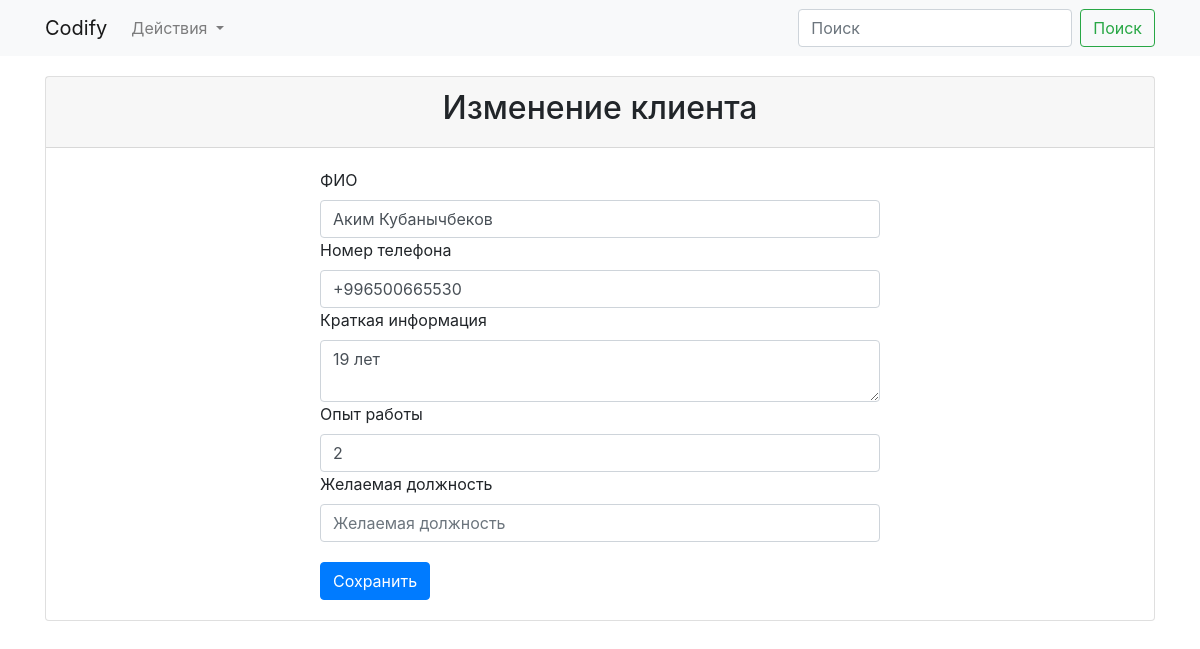
The page /employee/2/update (signed in) on the database its author committed.
### app/models.py (models this page shows)
class Employee(db.Model):
    id = db.Column(db.Integer, primary_key=True)
    fullname = db.Column(db.String)
    phone = db.Column(db.String)
    short_info = db.Column(db.String)
    experience = db.Column(db.Integer)
    preferred_position = db.Column(db.String)
    user = db.relationship(User, backref=db.backref('users', lazy='dynamic'))
    user_name = db.Column(db.String, db.ForeignKey('users.username'))

### app/views.py (the view)
@login_required
def employee_update(employee_id):
    employee = Employee.query.get(employee_id)
    form = EmployeeForm(request.form, obj=employee)
    if employee.user_name != current_user.username:
        flash('У вас нет доступа')
    if request.method == 'POST':
        if form.validate_on_submit():
            form.populate_obj(employee)
            db.session.add(employee)
            db.session.commit()
            return redirect(url_for('index'))
    return render_template('employee_update.html', form=form, employee=employee)

### app/forms.py (shortened to what this page needs)
class EmployeeForm(FlaskForm):
    fullname = ws.StringField('ФИО', validators=[ws.validators.DataRequired()])
    phone = ws.StringField('Номер телефона', validators=[ws.validators.DataRequired(), ws.validators.Length(min=13, max=20)])
    short_info = ws.TextAreaField('Краткая информация', validators=[ws.validators.DataRequired()])
    experience = ws.StringField('Опыт работы', validators=[ws.validators.DataRequired()])
    preferred_position = ws.StringField('Желаемая должность')
    user = current_user
    submit = ws.SubmitField('Сохранить')

### app/models.py (called while the page is built)
@login_manager.user_loader
def load_user(user_id):
    return User.query.get(int(user_id))

### app/templates/employee_update.html (shortened to what this page needs)
{% extends "base.html" %}
{% block content %}
<div class="container">
  <div class="card">
    <form method="POST" action="{{ url_for('employee_update', employee_id=employee.id) }}">
        <div class="card-header">
            <h2>Изменение клиента</h2>
        </div>
        <div class="content-inside">
            {{ form.fullname.label() }}
            {{ form.fullname(class="form-control", placeholder="ФИО") }}
            {{ form.phone.label() }}
            {{ form.phone(class="form-control", placeholder="Телефон") }}
            {{ form.short_info.label() }}
            {{ form.short_info(class="form-control", placeholder="Краткая информация") }}
            {{ form.experience.label() }}
            {{ form.experience(class="form-control", placeholder="Опыт работы в годах") }}
            {{ form.preferred_position.label() }}
            {{ form.preferred_position(class="form-control", placeholder="Желаемая должность") }}
            {{ form.submit(class="btn btn-primary submit-button") }}
        </div>
    </form>
  </div>
</div>
{% endblock content %}

### app/static/css/style.css (style rules this page uses)
.content-inside { padding: 20px; max-width: 600px; margin: 0 auto; }
.submit-button { margin-top: 20px; }
.card-header h2 { text-align: center; }

### rows shown on the page
Employee: fullname "Аким Кубанычбеков", phone "+996500665530", short_info "19 лет", experience "2"
